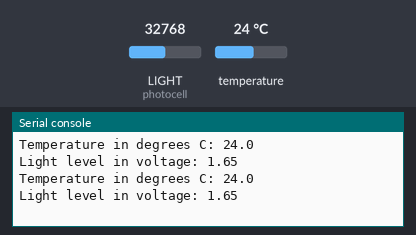
Bench run of a program on a simulated Circuit Playground running CircuitPython. On the bench: the last lines printed to the serial console. The test bench sets the inputs (shaded band); at power-on: temperature 24 °C, LIGHT (photocell) = 32768 (analog values on the 0–65535 scale).

Above: at 1.2 s.
1.3 s: temperature set to 12 °C
At 2.6 s:
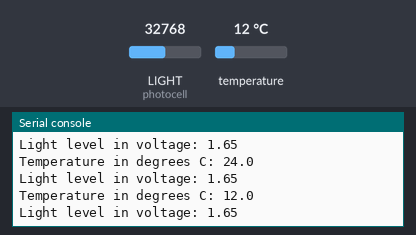
2.8 s: LIGHT (photocell) set to 45874
At 3.8 s:
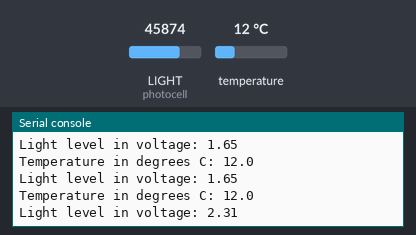
4.3 s: temperature set to 19 °C
At 5.6 s:
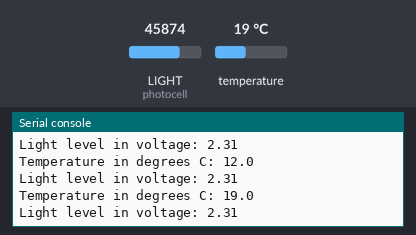
5.8 s: LIGHT (photocell) set to 57670
At 6.6 s:
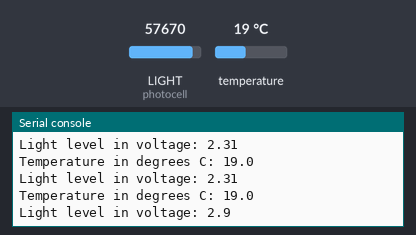
Timing chart, 0 to 8.3 s (numbered marks = the images above; inputs shaded):
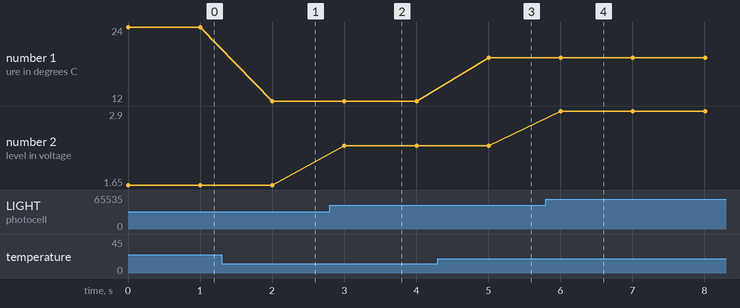

The program:

007_cpx_analog_test.py
```python
# Analog Sensor test for the CircuitPlayground Express
import board
import time
import adafruit_thermistor
import analogio

thermistor = adafruit_thermistor.Thermistor(board.TEMPERATURE, 10000.0, 10000.0, 25.0, 3950.0, high_side=False)
photocell = analogio.AnalogIn(board.LIGHT)

def voltage(value):
    return round((value * 3.3) / 65536, 2)

while True:
    print("Temperature in degrees C:", thermistor.temperature)
    print("Light level in voltage:", voltage(photocell.value))
    time.sleep(1.0)
```

Measured:
- after the input at 1.3 s, the serial console: prints a new line after 0.70 s (image 1)
- after the input at 2.8 s, the serial console: prints a new line after 0.20 s (image 2)
- after the input at 4.3 s, the serial console: prints a new line after 0.71 s (image 3)
- after the input at 5.8 s, the serial console: prints a new line after 0.21 s (image 4)
- plotted number 1: 24 → 12 after the input at 1.3 s, 12 → 19 after the input at 4.3 s
- plotted number 2: 1.65 → 2.31 after the input at 2.8 s, 2.31 → 2.9 after the input at 5.8 s
